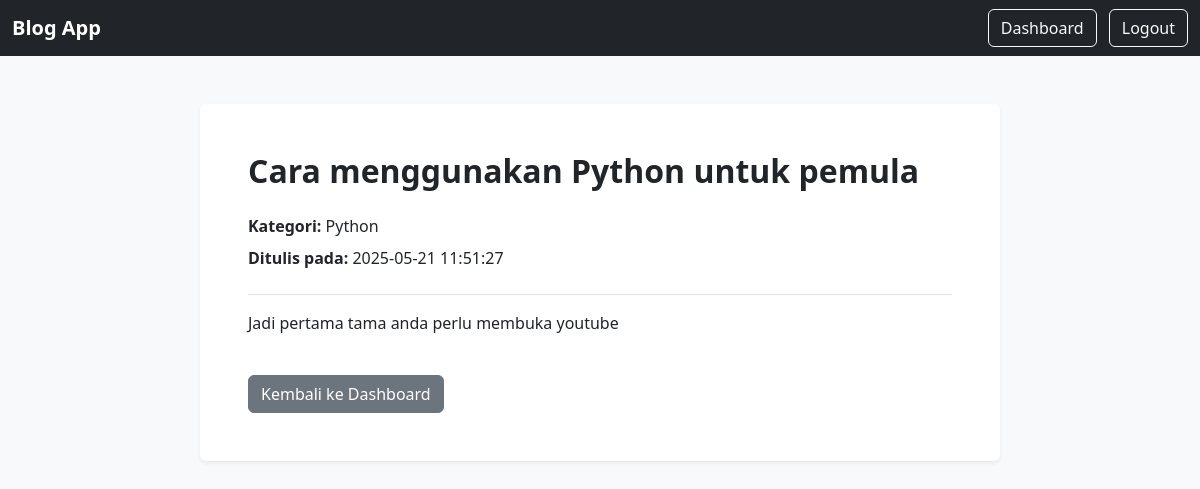
Screenshot of /view_post.php?id=3 (signed in) with the database file from the repository.
### tables this page shows
CREATE TABLE `posts` (
  `id` int NOT NULL,
  `user_id` int NOT NULL,
  `category_id` int NOT NULL,
  `title` varchar(255) NOT NULL,
  `content` varchar(1000) NOT NULL,
  `created_at` datetime DEFAULT CURRENT_TIMESTAMP
);

CREATE TABLE `categories` (
  `id` int NOT NULL,
  `name` varchar(100) NOT NULL
);

### view_post.php (the view, shortened to what this page needs)
<?php
require 'db.php';
$post_id = $_GET['id'] ?? null;
$stmt = $conn->prepare("SELECT title, category_id, created_at, content FROM posts WHERE id = ? AND user_id = ?");
$stmt->bind_param("ii", $post_id, $_SESSION['user_id']);
$stmt->execute();
$stmt->bind_result($title, $category_id, $created_at, $content);
$cat_stmt = $conn->prepare("SELECT name FROM categories WHERE id = ?");
$cat_stmt->bind_param("i", $category_id);
$cat_stmt->execute();
$cat_stmt->bind_result($category_name);
?>
<!DOCTYPE html>
<html lang="id">
<head>
    <link href="https://cdn.jsdelivr.net/npm/bootstrap@5.3.0/dist/css/bootstrap.min.css" rel="stylesheet">
</head>
<body style="background-color: #f7f9fb;">
<nav class="navbar navbar-dark bg-dark">
    <div class="container-fluid">
        <a class="navbar-brand fw-bold" href="index.php">Blog App</a>
        <div>
            <a href="dashboard.php" class="btn btn-outline-light me-2">Dashboard</a>
            <a href="logout.php" class="btn btn-outline-light">Logout</a>
        </div>
    </div>
</nav>
<div class="container mt-5">
    <div class="bg-white p-5 rounded shadow-sm" style="max-width: 800px; margin: auto;">
        <h2 class="fw-bold mb-4"><?= htmlspecialchars($title) ?></h2>
        <p class="mb-2"><strong>Kategori:</strong> <?= htmlspecialchars($category_name) ?></p>
        <p class="mb-4"><strong>Ditulis pada:</strong> <?= htmlspecialchars($created_at) ?></p>
        <div class="border-top pt-3">
            <p><?= nl2br(htmlspecialchars($content)) ?></p>
        </div>
        <a href="dashboard.php" class="btn btn-secondary mt-4">Kembali ke Dashboard</a>
    </div>
</div>
</body>
</html>

### rows the page displays
posts: title "Cara menggunakan Python untuk pemula", created_at "2025-05-21 11:51:27", content "Jadi pertama tama anda perlu membuka youtube"
categories: name "Python"
